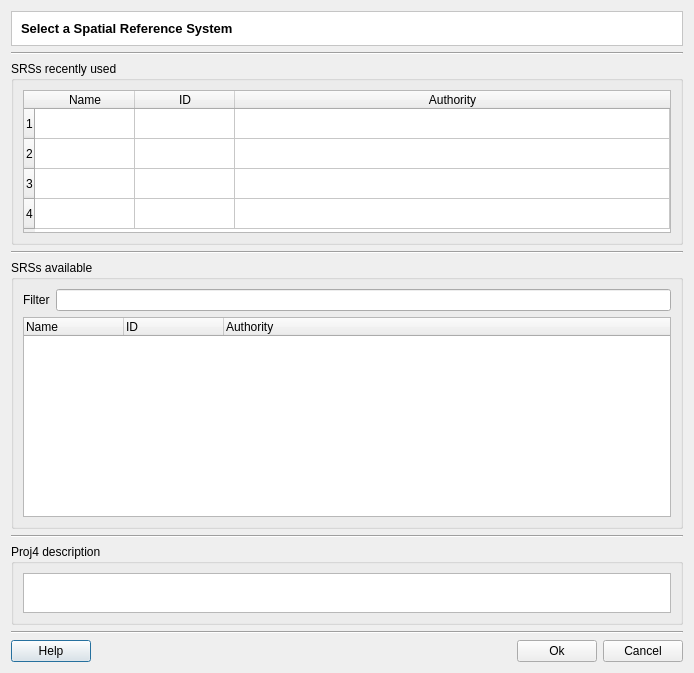
<?xml version="1.0" encoding="UTF-8"?>
<ui version="4.0">
 <class>SRSManagerDialogForm</class>
 <widget class="QDialog" name="SRSManagerDialogForm">
  <property name="windowModality">
   <enum>Qt::WindowModal</enum>
  </property>
  <property name="geometry">
   <rect>
    <x>0</x>
    <y>0</y>
    <width>694</width>
    <height>673</height>
   </rect>
  </property>
  <property name="windowTitle">
   <string>Spatial Reference Systems for Coordinates Manager</string>
  </property>
  <layout class="QVBoxLayout" name="verticalLayout">
   <item>
    <widget class="QFrame" name="frame_2">
     <property name="styleSheet">
      <string notr="true">QWidget { background: white }</string>
     </property>
     <property name="frameShape">
      <enum>QFrame::StyledPanel</enum>
     </property>
     <property name="frameShadow">
      <enum>QFrame::Sunken</enum>
     </property>
     <layout class="QHBoxLayout" name="horizontalLayout_6">
      <item>
       <widget class="QLabel" name="m_datasourceTypeTitleLabel">
        <property name="font">
         <font>
          <pointsize>10</pointsize>
          <weight>75</weight>
          <bold>true</bold>
         </font>
        </property>
        <property name="text">
         <string>Select a Spatial Reference System</string>
        </property>
       </widget>
      </item>
     </layout>
    </widget>
   </item>
   <item>
    <widget class="Line" name="line_6">
     <property name="minimumSize">
      <size>
       <width>640</width>
       <height>0</height>
      </size>
     </property>
     <property name="orientation">
      <enum>Qt::Horizontal</enum>
     </property>
    </widget>
   </item>
   <item>
    <widget class="QGroupBox" name="groupBox_3">
     <property name="title">
      <string>SRSs recently used</string>
     </property>
     <layout class="QGridLayout" name="gridLayout_3">
      <item row="0" column="0">
       <widget class="QTableWidget" name="m_SRSRecentTableWidget">
        <property name="showGrid">
         <bool>true</bool>
        </property>
        <property name="cornerButtonEnabled">
         <bool>true</bool>
        </property>
        <property name="rowCount">
         <number>4</number>
        </property>
        <attribute name="horizontalHeaderStretchLastSection">
         <bool>true</bool>
        </attribute>
        <attribute name="verticalHeaderVisible">
         <bool>true</bool>
        </attribute>
        <attribute name="verticalHeaderStretchLastSection">
         <bool>false</bool>
        </attribute>
        <row/>
        <row/>
        <row/>
        <row/>
        <column>
         <property name="text">
          <string>Name</string>
         </property>
        </column>
        <column>
         <property name="text">
          <string>ID</string>
         </property>
        </column>
        <column>
         <property name="text">
          <string>Authority</string>
         </property>
        </column>
       </widget>
      </item>
     </layout>
    </widget>
   </item>
   <item>
    <widget class="Line" name="line_4">
     <property name="minimumSize">
      <size>
       <width>640</width>
       <height>0</height>
      </size>
     </property>
     <property name="orientation">
      <enum>Qt::Horizontal</enum>
     </property>
    </widget>
   </item>
   <item>
    <widget class="QGroupBox" name="groupBox_2">
     <property name="title">
      <string>SRSs available</string>
     </property>
     <layout class="QGridLayout" name="gridLayout_2">
      <item row="0" column="0">
       <layout class="QHBoxLayout" name="horizontalLayout_3">
        <item>
         <widget class="QLabel" name="label_2">
          <property name="text">
           <string>Filter</string>
          </property>
         </widget>
        </item>
        <item>
         <widget class="QLineEdit" name="m_searchedSRSLineEdit"/>
        </item>
       </layout>
      </item>
      <item row="1" column="0">
       <widget class="QTreeWidget" name="m_SRSTreeWidget">
        <property name="minimumSize">
         <size>
          <width>640</width>
          <height>200</height>
         </size>
        </property>
        <property name="columnCount">
         <number>3</number>
        </property>
        <column>
         <property name="text">
          <string>Name</string>
         </property>
        </column>
        <column>
         <property name="text">
          <string>ID</string>
         </property>
        </column>
        <column>
         <property name="text">
          <string>Authority</string>
         </property>
        </column>
       </widget>
      </item>
     </layout>
    </widget>
   </item>
   <item>
    <widget class="Line" name="line_5">
     <property name="minimumSize">
      <size>
       <width>640</width>
       <height>0</height>
      </size>
     </property>
     <property name="orientation">
      <enum>Qt::Horizontal</enum>
     </property>
    </widget>
   </item>
   <item>
    <widget class="QGroupBox" name="groupBox">
     <property name="title">
      <string>Proj4 description</string>
     </property>
     <layout class="QGridLayout" name="gridLayout">
      <item row="0" column="0">
       <widget class="QPlainTextEdit" name="m_p4descPlainTextEdit">
        <property name="maximumSize">
         <size>
          <width>16777215</width>
          <height>40</height>
         </size>
        </property>
       </widget>
      </item>
     </layout>
    </widget>
   </item>
   <item>
    <widget class="Line" name="line_3">
     <property name="minimumSize">
      <size>
       <width>640</width>
       <height>0</height>
      </size>
     </property>
     <property name="orientation">
      <enum>Qt::Horizontal</enum>
     </property>
    </widget>
   </item>
   <item>
    <layout class="QHBoxLayout" name="horizontalLayout">
     <item>
      <widget class="QPushButton" name="m_helpPushButton">
       <property name="text">
        <string>Help</string>
       </property>
      </widget>
     </item>
     <item>
      <spacer name="horizontalSpacer">
       <property name="orientation">
        <enum>Qt::Horizontal</enum>
       </property>
       <property name="sizeHint" stdset="0">
        <size>
         <width>40</width>
         <height>20</height>
        </size>
       </property>
      </spacer>
     </item>
     <item>
      <widget class="QPushButton" name="m_okPushButton">
       <property name="text">
        <string>Ok</string>
       </property>
      </widget>
     </item>
     <item>
      <widget class="QPushButton" name="m_cancelPushButton">
       <property name="text">
        <string>Cancel</string>
       </property>
      </widget>
     </item>
    </layout>
   </item>
  </layout>
 </widget>
 <resources/>
 <connections/>
</ui>
